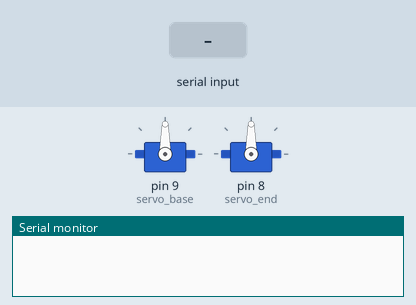
This sketch was run on a simulated Arduino Uno, built with avr-gcc and run on an emulated ATmega328P. On the bench: 2 × servo, the last lines printed to the serial monitor. The inputs (shaded band) are chosen by the test bench.

Above: at 1.2 s.
1.3 s: "90,45\n" received over Serial
At 2.2 s:
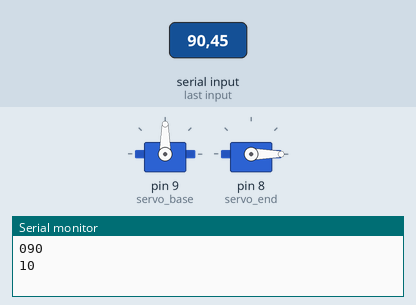
4.3 s: "30,150\n" received over Serial
At 5.1 s:
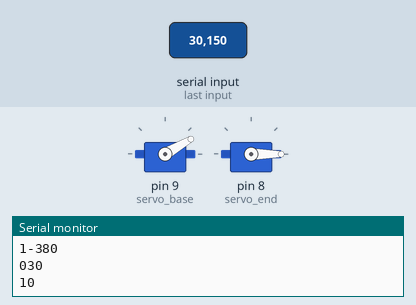
6.8 s: "50\n" received over Serial
9.8 s: "5\n" received over Serial
At 11.0 s:
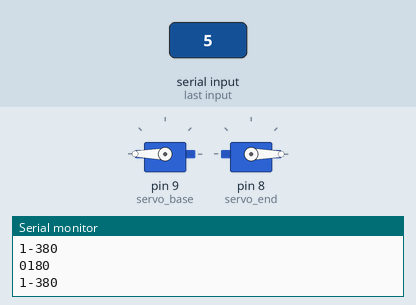
11.3 s: "60\n" received over Serial
At 12.2 s:
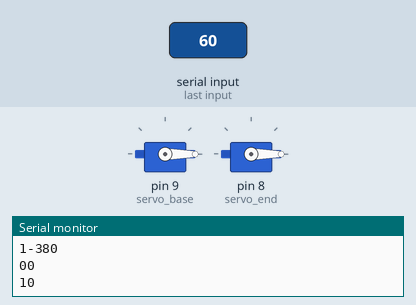
12.8 s: "90\n" received over Serial
At 13.4 s:
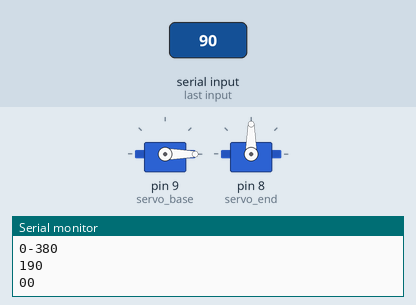
Timing chart, 0 to 15.8 s (numbered marks = the images above; inputs shaded):
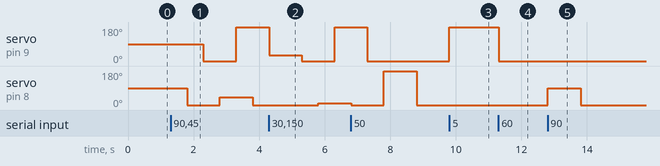

Measured:
- after the input at 1.3 s, servo on pin 9 (servo_base): 90° → 0° after 1.0 s, → 180° 1.0 s later; servo on pin 8 (servo_end): 90° → 0° after 0.50 s, → 40° 1.0 s later, → 0° 1.0 s later
- after the input at 4.3 s, servo on pin 9 (servo_base): 180° → 30° at once, → 0° 1.0 s later, → 180° 1.0 s later; servo on pin 8 (servo_end): 0° → 10° after 1.5 s
- after the input at 9.8 s, servo on pin 9 (servo_base): 0° → 180° at once
- after the input at 11.3 s, servo on pin 9 (servo_base): 180° → 0° at once
- after the input at 12.8 s, servo on pin 8 (servo_end): 0° → 90° at once, → 0° 1.0 s later

The sketch:

serial_servo.ino
```cpp
#include <Servo.h>
// 変数の定義
#define LED_PIN 13

 Servo servo_base;
 Servo servo_end;
// 初期化
void setup(){
  servo_base.attach(9);
  servo_end.attach(8);
  // シリアルポートを9600 bps[ビット/秒]で初期化
  Serial.begin(9600);
}

 int phase = 0;
// 繰り返し処理
void loop(){
  char input;
  int val;
  //int phase = 0;
  //Serial.print("a");
  // シリアルポートより1文字読み込む
  input = Serial.read();
  if(input != -1 ){
    // 読み込んだデータが -1 以外の場合　以下の処理を行う
    Serial.print(phase);
    val = (input - '0') * 10;
    if(val == 50){
      val = 180;
    }else if(val == 60){
      val = 0;
    }
    Serial.print(val);
    Serial.print('\n');
    if(phase == 0){
    servo_base.write(val);
    }else{
    servo_end.write(val);
    }
    delay(500);
    phase = 1 - phase;
  }
}
```
